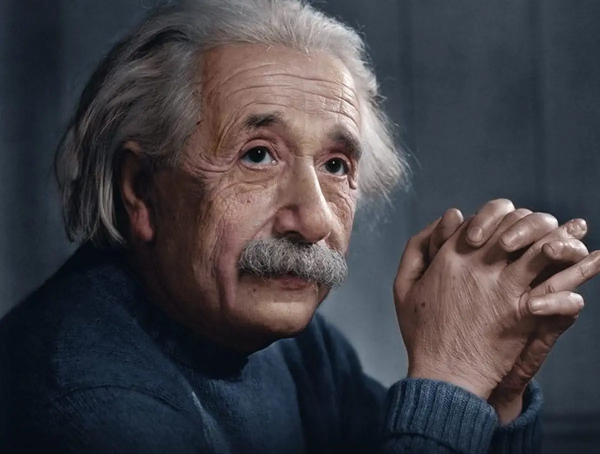
#> input picture Lab/Lab_4/sample.png, 1200 x 908 px (shown at 1/2 size)
$ python Task5.py
#> lines starting #> are read from the running program, lines starting #| are printed output that depends on the picture
import cv2 as cv
import numpy as np
import copy
import matplotlib.pyplot as plt

image=cv.imread('sample.png',0)
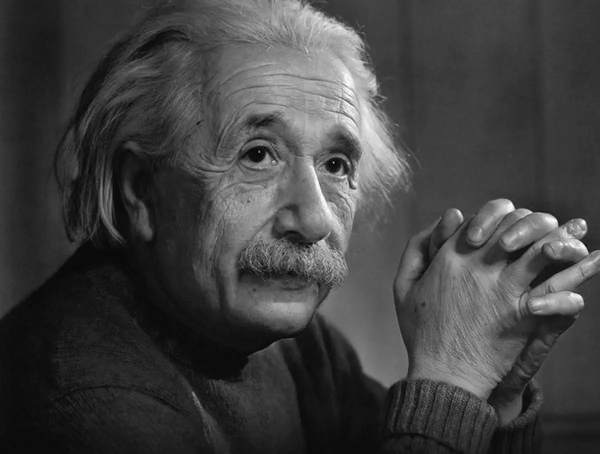
#> image: shape (908, 1200) (shown at 1/2 size); min 0, max 255, mean 65
image= cv.resize(image,(int(600),int(500)))
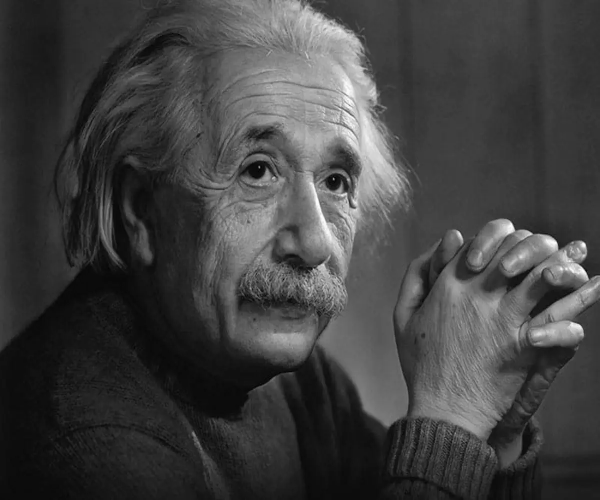
#> image: shape (500, 600); min 4, max 253, mean 64.9
# image=[[0, 1, 5],[0,2,3],[3,1,2]]
#print(image)
histogram=np.array(range(0,256),np.uint32)*0
# image=np.array(image,np.uint8)
#co#unter = 0
#print(image.shape[0])
for i in range(image.shape[0]):
    for j in range(image.shape[1]):
        histogram[image[i][j]]=histogram[image[i][j]]+1
#> after the loop, histogram = 256 values, max 6366 at index 56, min 0 at index 0, mean 1171.9
 #       counter = counter +1
#print(histogram)
#print(counter)
x=np.array(range(0,256),np.uint8)
#histogram=np.array(histogram,np.uint8)
print(np.sum(histogram),' ',image.shape,' ',np.size(image))
#| 300000   (500, 600)   300000

plt.plot(x,histogram)
plt.show()
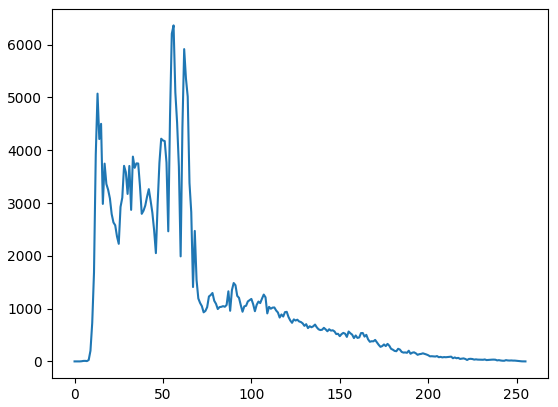
#> figure drawn by matplotlib, 1 panel; curve peaks at x = 56, y = 6366
